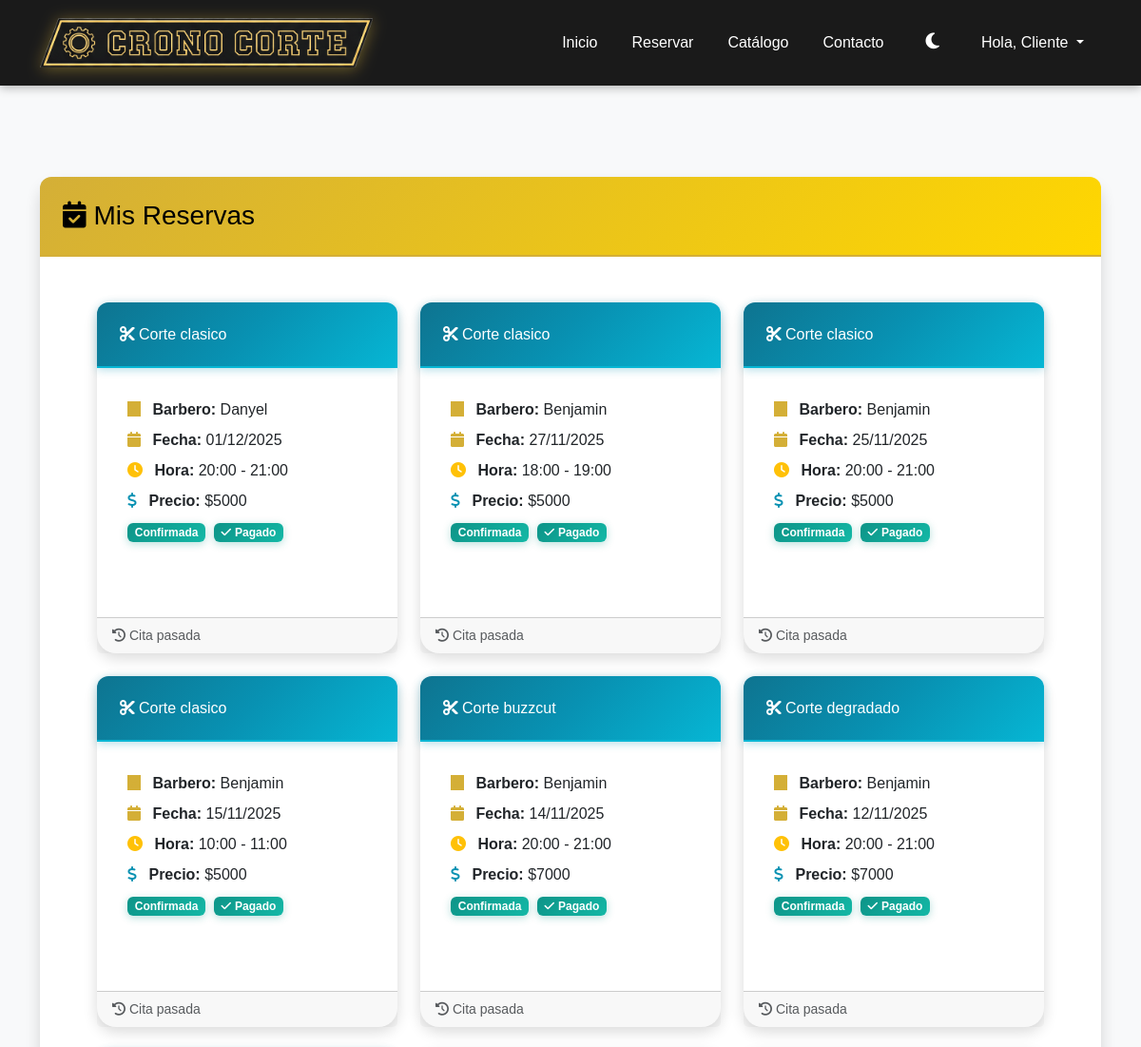
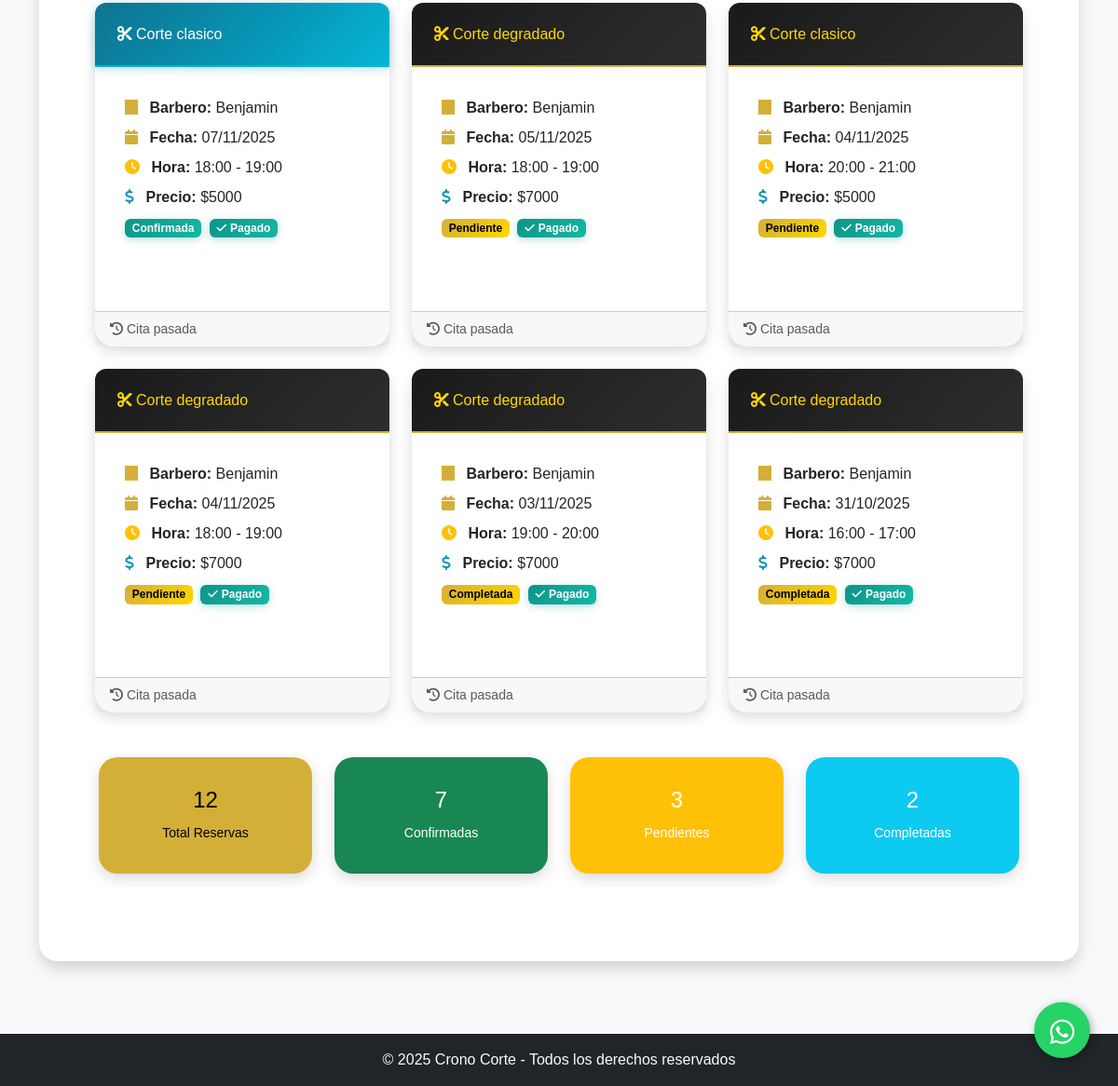
/mis-reservas/ (signed in), run on an earlier commit of the app's database (2 pictures, top to bottom).
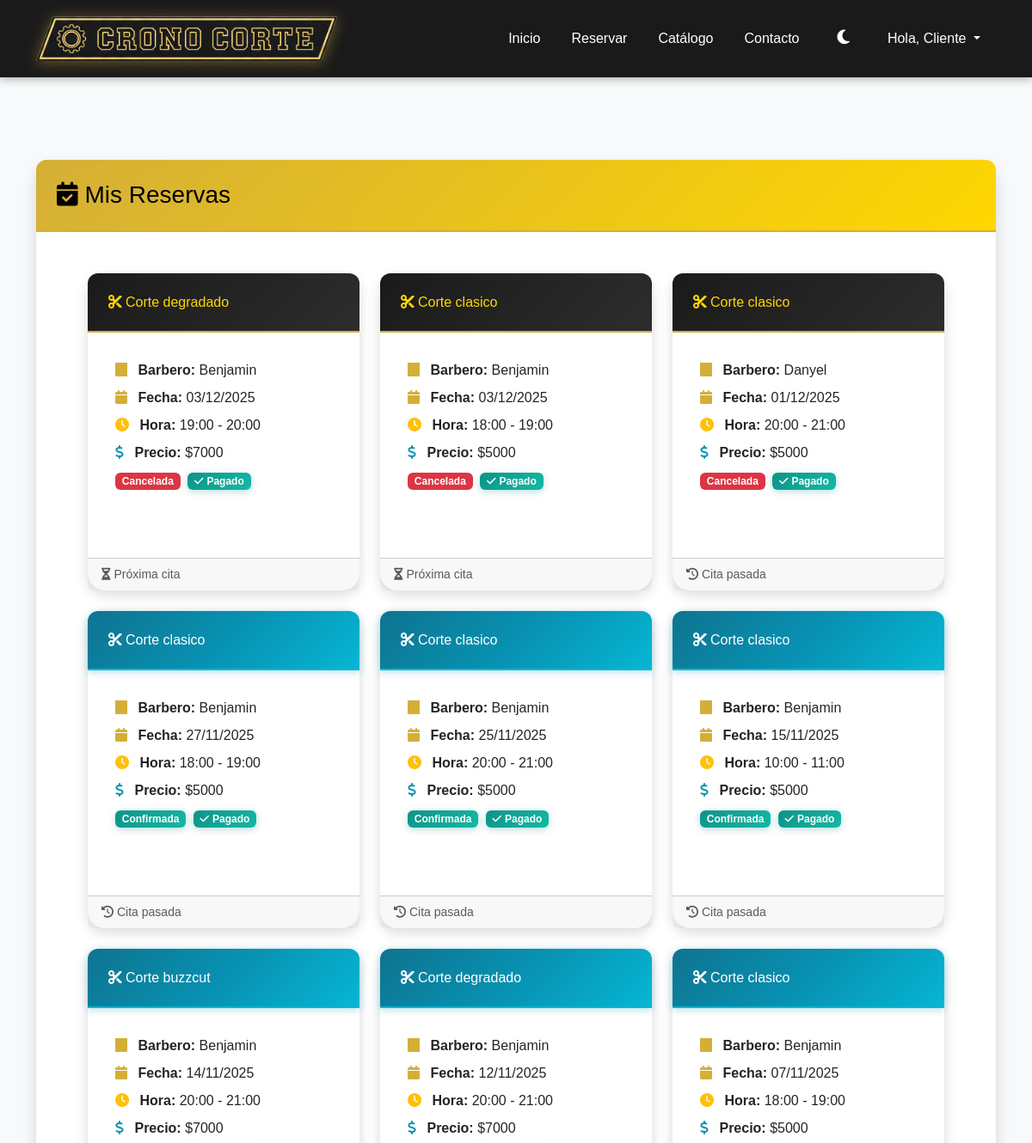
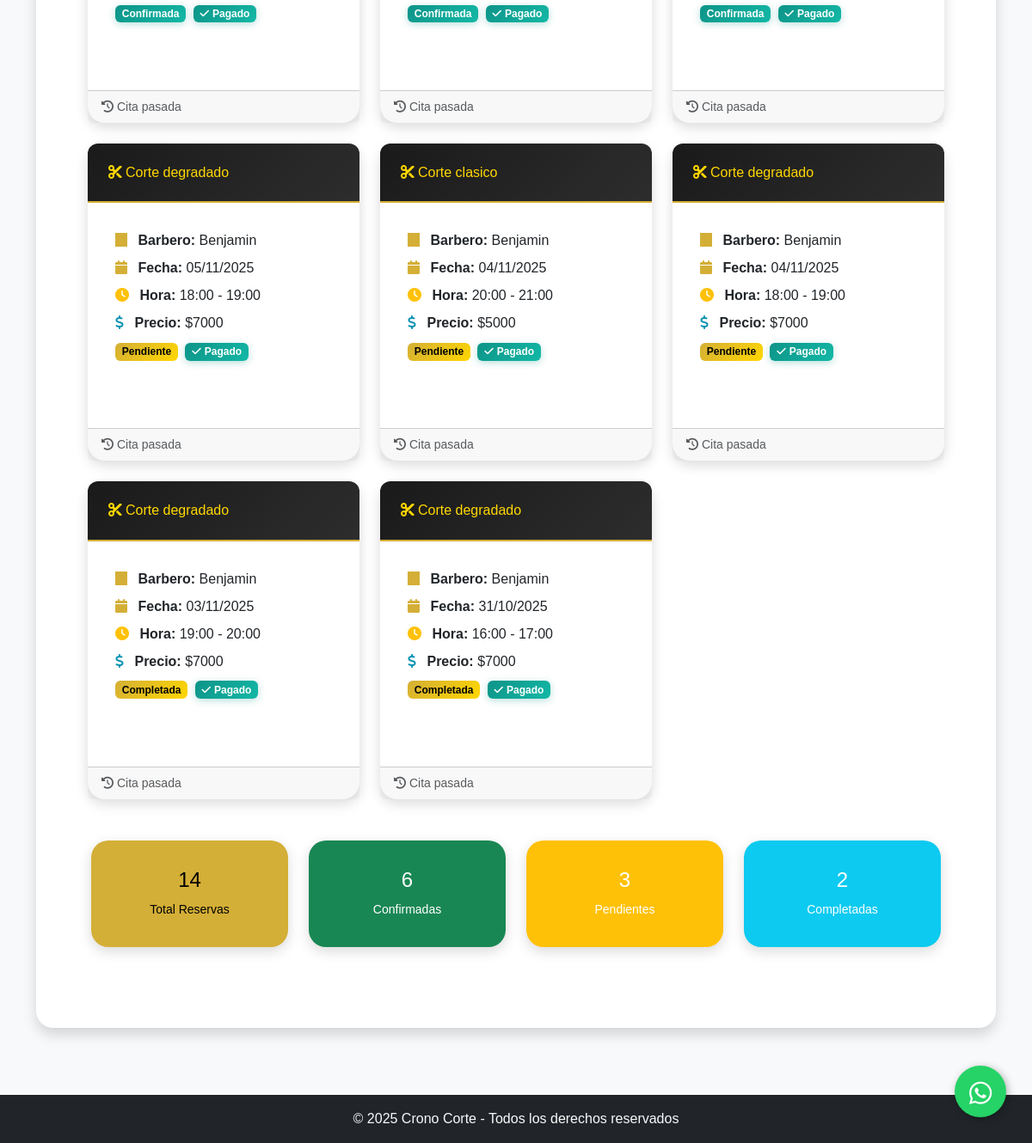
And on a later commit of the database (2 pictures, top to bottom).
### agendabarber/models.py (models this page shows, shortened)
class Reserva(models.Model):
    cliente = models.ForeignKey(User, on_delete=models.CASCADE)
    barbero = models.ForeignKey(Barbero, on_delete=models.CASCADE)
    servicio = models.ForeignKey(Servicio, on_delete=models.CASCADE)
    inicio = models.DateTimeField(help_text="Hora de inicio de la reserva")
    fin = models.DateTimeField(null=True, blank=True)
    pagado = models.BooleanField(default=False)  # Changed: Now requires payment confirmation
    payment_method = models.CharField(max_length=50, default='mercadopago',
                                     help_text="Método de pago utilizado")
    estado = models.CharField(max_length=20, choices=ESTADO_CHOICES, default='Pendiente')  # Pendiente hasta que pase la hora
    objects = ReservaManager()  # Manager personalizado

class Servicio(models.Model):
    nombre = models.CharField(max_length=100)
    descripcion = models.TextField(blank=True)
    precio = models.PositiveIntegerField()
    duracion_minutos = models.PositiveIntegerField(
        default=60,
        help_text="Duración del servicio en minutos"
    )
    imagen = models.ImageField(upload_to='servicios/', null=True, blank=True)

class Barbero(models.Model):
    usuario = models.OneToOneField(User, on_delete=models.CASCADE, null=True, blank=True,
                                   help_text="Usuario asociado a este barbero")
    nombre = models.CharField(max_length=100)
    experiencia = models.PositiveIntegerField(help_text="Años de experiencia")
    foto = models.ImageField(upload_to='barberos/', null=True, blank=True)

### agendabarber/views.py (the view)
# urls.py: path('mis-reservas/', views.mis_reservas_cliente, name='mis_reservas'),
@login_required
def mis_reservas_cliente(request):
    reservas = Reserva.objects.filter(
        cliente=request.user
    ).select_related('barbero', 'servicio').order_by('-inicio')
    total_reservas = reservas.count()
    reservas_confirmadas = reservas.filter(estado='Confirmada').count()
    reservas_pendientes = reservas.filter(estado='Pendiente').count()
    reservas_completadas = reservas.filter(estado='Completada').count()
    context = {
        'reservas': reservas,
        'total_reservas': total_reservas,
        'reservas_confirmadas': reservas_confirmadas,
        'reservas_pendientes': reservas_pendientes,
        'reservas_completadas': reservas_completadas,
        'now': timezone.now(),
    }
    return render(request, 'mis_reservas_cliente.html', context)

### agendabarber/context_processors.py (called while the page is built)
def user_type_context(request):
    context = {
        'es_barbero': False,
        'es_cliente': False,
    }
    if request.user.is_authenticated:
        try:
            Barbero.objects.get(usuario=request.user)
            context['es_barbero'] = True
            context['es_cliente'] = False
        except Barbero.DoesNotExist:
            context['es_barbero'] = False
            context['es_cliente'] = True
    return context

### agendabarber/templates/mis_reservas_cliente.html (shortened to what this page needs)
{% extends "base.html" %}
{% load static %}
{% block content %}
    <div class="row">
        <div class="col-12">
            <div class="card shadow">
                <div class="card-header bg-primary text-white">
                    <h3 class="mb-0">
                        <i class="fas fa-calendar-check me-2"></i>Mis Reservas
                    </h3>
                </div>
                <div class="card-body" style="padding: 3rem 4rem;">
                    {% if reservas %}
                    <div class="row" style="margin-left: -1rem; margin-right: -1rem;">
                        {% for reserva in reservas %}
                        <div class="col-md-6 col-lg-4 mb-4">
                            <div
                                class="card h-100 {% if reserva.estado == 'Confirmada' %}border-success{% elif reserva.estado == 'Pendiente' %}border-warning{% elif reserva.estado == 'Cancelada' %}border-danger{% else %}border-info{% endif %}">
                                <div
                                    class="card-header {% if reserva.estado == 'Confirmada' %}bg-success{% elif reserva.estado == 'Pendiente' %}bg-warning{% elif reserva.estado == 'Cancelada' %}bg-danger{% else %}bg-info{% endif %} text-white">
                                    <h6 class="mb-0">
                                        <i class="fas fa-scissors me-1"></i>{{ reserva.servicio.nombre }}
                                    </h6>
                                </div>
                                <div class="card-body">
                                    <div class="mb-2">
                                        <i class="fas fa-user-tie text-primary me-2"></i>
                                        <strong>Barbero:</strong> {{ reserva.barbero.nombre }}
                                    </div>
                                    <div class="mb-2">
                                        <i class="fas fa-calendar text-info me-2"></i>
                                        <strong>Fecha:</strong> {{ reserva.inicio|date:"d/m/Y" }}
                                    </div>
                                    <div class="mb-2">
                                        <i class="fas fa-clock text-warning me-2"></i>
                                        <strong>Hora:</strong> {{ reserva.inicio|date:"H:i" }} - {{ reserva.fin|date:"H:i" }}
                                    </div>
                                    <div class="mb-2">
                                        <i class="fas fa-dollar-sign text-success me-2"></i>
                                        <strong>Precio:</strong> ${{ reserva.servicio.precio|floatformat:0 }}
                                    </div>
                                    <div class="mb-3">
                                        <span
                                            class="badge {% if reserva.estado == 'Confirmada' %}bg-success{% elif reserva.estado == 'Pendiente' %}bg-warning{% elif reserva.estado == 'Cancelada' %}bg-danger{% else %}bg-info{% endif %}">
                                            {{ reserva.estado }}
                                        </span>
                                        {% if reserva.pagado %}
                                        <span class="badge bg-success ms-1">
                                            <i class="fas fa-check me-1"></i>Pagado
                                        </span>
                                        {% else %}
                                        <span class="badge bg-secondary ms-1">
                                            <i class="fas fa-clock me-1"></i>Pendiente pago
                                        </span>
                                        {% endif %}
                                    </div>
                                </div>
                                <div class="card-footer text-muted small">
                                    {% now "Y-m-d H:i" as current_datetime %}
                                    {% if reserva.inicio|date:"Y-m-d H:i" > current_datetime %}
                                    <i class="fas fa-hourglass-half me-1"></i>Próxima cita
                                    {% else %}
                                    <i class="fas fa-history me-1"></i>Cita pasada
                                    {% endif %}
                                </div>
                            </div>
                        </div>
                        {% endfor %}
                    </div>
                    <div class="row mt-4">
                        <div class="col-md-3 col-6 mb-3">
                            <div class="card bg-primary text-white">
                                <div class="card-body text-center">
                                    <h4>{{ total_reservas }}</h4>
                                    <small>Total Reservas</small>
                                </div>
                            </div>
                        </div>
                        <div class="col-md-3 col-6 mb-3">
                            <div class="card bg-success text-white">
                                <div class="card-body text-center">
                                    <h4>{{ reservas_confirmadas }}</h4>
                                    <small>Confirmadas</small>
                                </div>
                            </div>
                        </div>
                        <div class="col-md-3 col-6 mb-3">
                            <div class="card bg-warning text-white">
                                <div class="card-body text-center">
                                    <h4>{{ reservas_pendientes }}</h4>
                                    <small>Pendientes</small>
                                </div>
                            </div>
                        </div>
                        <div class="col-md-3 col-6 mb-3">
                            <div class="card bg-info text-white">
                                <div class="card-body text-center">
                                    <h4>{{ reservas_completadas }}</h4>
                                    <small>Completadas</small>
                                </div>
                            </div>
                        </div>
                    </div>
                    {% endif %}
                </div>
            </div>
        </div>
    </div>
{% endblock %}

### agendabarber/templates/base.html (shortened to what this page needs)
{% load static %}
<!DOCTYPE html>
<html lang="es">
<head>
    <link href="https://cdn.jsdelivr.net/npm/bootstrap@5.3.3/dist/css/bootstrap.min.css" rel="stylesheet">
    <link rel="stylesheet" href="https://cdn.jsdelivr.net/npm/litepicker/dist/css/litepicker.css">
    <link href="https://unpkg.com/aos@2.3.1/dist/aos.css" rel="stylesheet">
    <link rel="stylesheet" href="https://cdnjs.cloudflare.com/ajax/libs/font-awesome/6.4.0/css/all.min.css">
    <link rel="stylesheet" href="{% static 'agendabarber/css/main.css' %}">
</head>
<body class="d-flex flex-column min-vh-100">
    <nav class="navbar navbar-expand-lg navbar-dark">
        <div class="container">
            <a class="navbar-brand" href="{% url 'inicio' %}">
                <img src="{% static 'agendabarber/img/logo-navbar.png' %}" alt="Crono Corte" class="navbar-logo">
            </a>
            <div class="collapse navbar-collapse" id="navbarNav">
                <ul class="navbar-nav ms-auto">
                    <li class="nav-item"><a class="nav-link" href="{% url 'inicio' %}">Inicio</a></li>
                    {% if not user.is_superuser and not es_barbero %}
                        <li class="nav-item"><a class="nav-link" href="{% url 'crear_reserva' %}">Reservar</a></li>
                    {% endif %}
                    <li class="nav-item"><a class="nav-link" href="{% url 'catalogo' %}">Catálogo</a></li>
                    <li class="nav-item"><a class="nav-link" href="{% url 'contacto' %}">Contacto</a></li>
                    <li class="nav-item">
                        <button class="btn btn-link nav-link" id="darkModeToggle" aria-label="Alternar modo oscuro">
                            <i class="fas fa-moon" id="darkModeIcon"></i>
                        </button>
                    </li>
                    {% if user.is_authenticated %}
                        <li class="nav-item dropdown">
                            <a class="nav-link dropdown-toggle" href="#" id="navbarDropdown" role="button" data-bs-toggle="dropdown" aria-expanded="false">
                                Hola, {{ user.username }}
                            </a>
                        </li>
                    {% endif %}
                </ul>
                </div>
        </div>
    </nav>
    <main class="flex-fill {% if request.resolver_match.url_name == 'catalogo' %}catalog-main{% elif request.resolver_match.url_name == 'crear_reserva' %}reserva-main{% elif request.resolver_match.url_name == 'login' or request.resolver_match.url_name == 'registro' %}auth-main{% else %}container my-4 my-md-5{% endif %}">
        {% block content %}
        {% endblock %}
    </main>
    <a href="https://wa.me/56934135145?text=Hola,%20quiero%20información%20sobre%20sus%20servicios"
       target="_blank"
       class="whatsapp-float"
       aria-label="Contactar por WhatsApp">
        <i class="fab fa-whatsapp"></i>
    </a>
    <footer class="bg-dark text-light text-center py-3 mt-auto">
        <div class="container-fluid"> <p class="mb-0">© 2025 Crono Corte - Todos los derechos reservados</p>
        </div>
    </footer>
    </body>
</html>

What changed in the data, as far as the page shows it:
added Reserva: servicio.nombre "Corte degradado", barbero.nombre "Benjamin", inicio "03/12/2025", inicio "19:00", fin "20:00", servicio.precio "7000", estado "Cancelada", pagado True (drawn), shows "Próxima cita"
added Reserva: servicio.nombre "Corte clasico", barbero.nombre "Benjamin", inicio "03/12/2025", inicio "18:00", fin "19:00", servicio.precio "5000", estado "Cancelada", pagado True (drawn), shows "Próxima cita"
changed Reserva "Danyel": estado "Confirmada" → "Cancelada"
Also different on the page:
{{ total_reservas }}: "12" → "14"
{{ reservas_confirmadas }}: "7" → "6"
